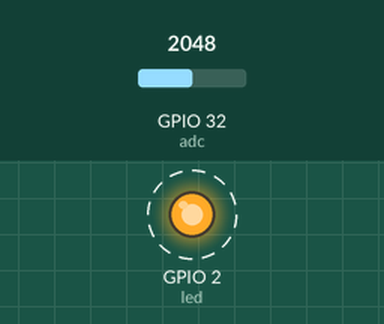
Recording of a program running on a simulated ESP32 board running MicroPython. On the bench: output pins drawn as LEDs (lit = HIGH). Dashed ring = blinking. The test bench sets the inputs (shaded band); at power-on: GPIO 32 (adc) = 2048 (analog values on the 0–4095 scale). What the program prints to the serial console is not drawn.

Above: at 0.6 s.
Timing chart, 0 to 4.7 s (numbered marks = the images above):
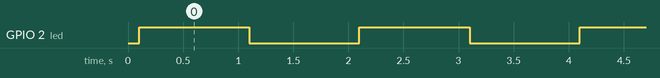

Measured:
- by itself, GPIO 2 (led): alternates HIGH for 1.0 s and LOW for 1.0 s

The program:

1.-Primer_Programa_ESP32.py
```python
# -*- coding: utf-8 -*-

#Comentario de una sola linea con el simbolo #, en Python para nada se deben poner acentos sino el programa
#puede fallar o imprimir raro en consola, la siguiente línea de código es para que no tenga error, pero aún
#así al poner un ángulo saldrá raro en consola, la línea debe ponerse tal cual como aparece y justo al inicio.

#PROGRAMA PARA PARPADEAR UN LED DEL MICROCONTROLADOR ESP32
#Librerías para poder usar el convertidor ADC (Analógico-Digital), el UART que es la comunicación serial con el ESP32, y los pines del ESP32
from machine import ADC, UART, Pin
import time #time: Librería del manejo de tiempos, como retardos, contadores, etc.
#El uart 0 es el de comunicación, por lo que no es recomendable usarlo,
uart = UART(2, 9600) #Tasa de muestreo en el puerto serie UART número 2 del ESP32, que es el pin 25 (GPIO16) y 27 (GPIO17) llamado U2_TXD y U2_RXD

time.sleep(0.1) #Duerme 0,1 segundos

adc = ADC(Pin(32))

adc.atten(ADC.ATTN_11DB)

led = Pin(2, Pin.OUT) #Pin de salida el pin 2 del ESP32

count = 0

while(True):
    ai0 = adc.read()
    str_ai0 = str(ai0) + "\r\n"
    uart.write(str_ai0)

    print(str(ai0))

    if(count%2 == 0):
        led.value(1) #Prende led digital
    else:
        led.value(0) #Apaga led digital
    if(count == 100):
        count = 0
    count = count + 1
    time.sleep(1)
```
